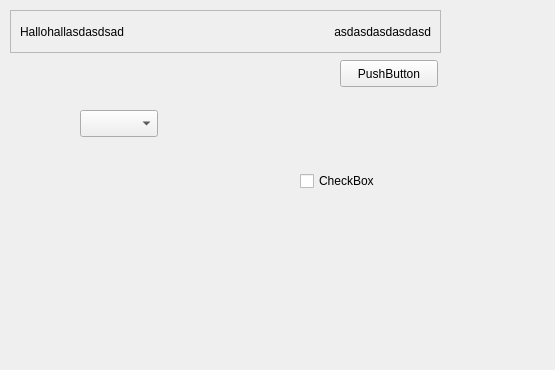
<?xml version="1.0" encoding="UTF-8"?>
<ui version="4.0">
 <class>Form</class>
 <widget class="QWidget" name="Form">
  <property name="geometry">
   <rect>
    <x>0</x>
    <y>0</y>
    <width>555</width>
    <height>370</height>
   </rect>
  </property>
  <property name="windowTitle">
   <string>Form</string>
  </property>
  <widget class="QFrame" name="frame">
   <property name="geometry">
    <rect>
     <x>10</x>
     <y>10</y>
     <width>431</width>
     <height>43</height>
    </rect>
   </property>
   <property name="frameShape">
    <enum>QFrame::StyledPanel</enum>
   </property>
   <property name="frameShadow">
    <enum>QFrame::Raised</enum>
   </property>
   <layout class="QHBoxLayout" name="horizontalLayout">
    <item>
     <widget class="QLabel" name="label">
      <property name="text">
       <string>Hallohallasdasdsad</string>
      </property>
     </widget>
    </item>
    <item>
     <spacer name="horizontalSpacer">
      <property name="orientation">
       <enum>Qt::Horizontal</enum>
      </property>
      <property name="sizeHint" stdset="0">
       <size>
        <width>153</width>
        <height>20</height>
       </size>
      </property>
     </spacer>
    </item>
    <item>
     <widget class="QLabel" name="label_2">
      <property name="text">
       <string>asdasdasdasdasd</string>
      </property>
      <property name="alignment">
       <set>Qt::AlignRight|Qt::AlignTrailing|Qt::AlignVCenter</set>
      </property>
     </widget>
    </item>
   </layout>
  </widget>
  <widget class="QPushButton" name="pushButton">
   <property name="geometry">
    <rect>
     <x>340</x>
     <y>60</y>
     <width>98</width>
     <height>27</height>
    </rect>
   </property>
   <property name="text">
    <string>PushButton</string>
   </property>
   <property name="flat">
    <bool>false</bool>
   </property>
  </widget>
  <widget class="QComboBox" name="comboBox">
   <property name="geometry">
    <rect>
     <x>80</x>
     <y>110</y>
     <width>78</width>
     <height>27</height>
    </rect>
   </property>
  </widget>
  <widget class="QCheckBox" name="checkBox">
   <property name="geometry">
    <rect>
     <x>300</x>
     <y>170</y>
     <width>97</width>
     <height>22</height>
    </rect>
   </property>
   <property name="text">
    <string>CheckBox</string>
   </property>
  </widget>
 </widget>
 <resources/>
 <connections/>
</ui>
